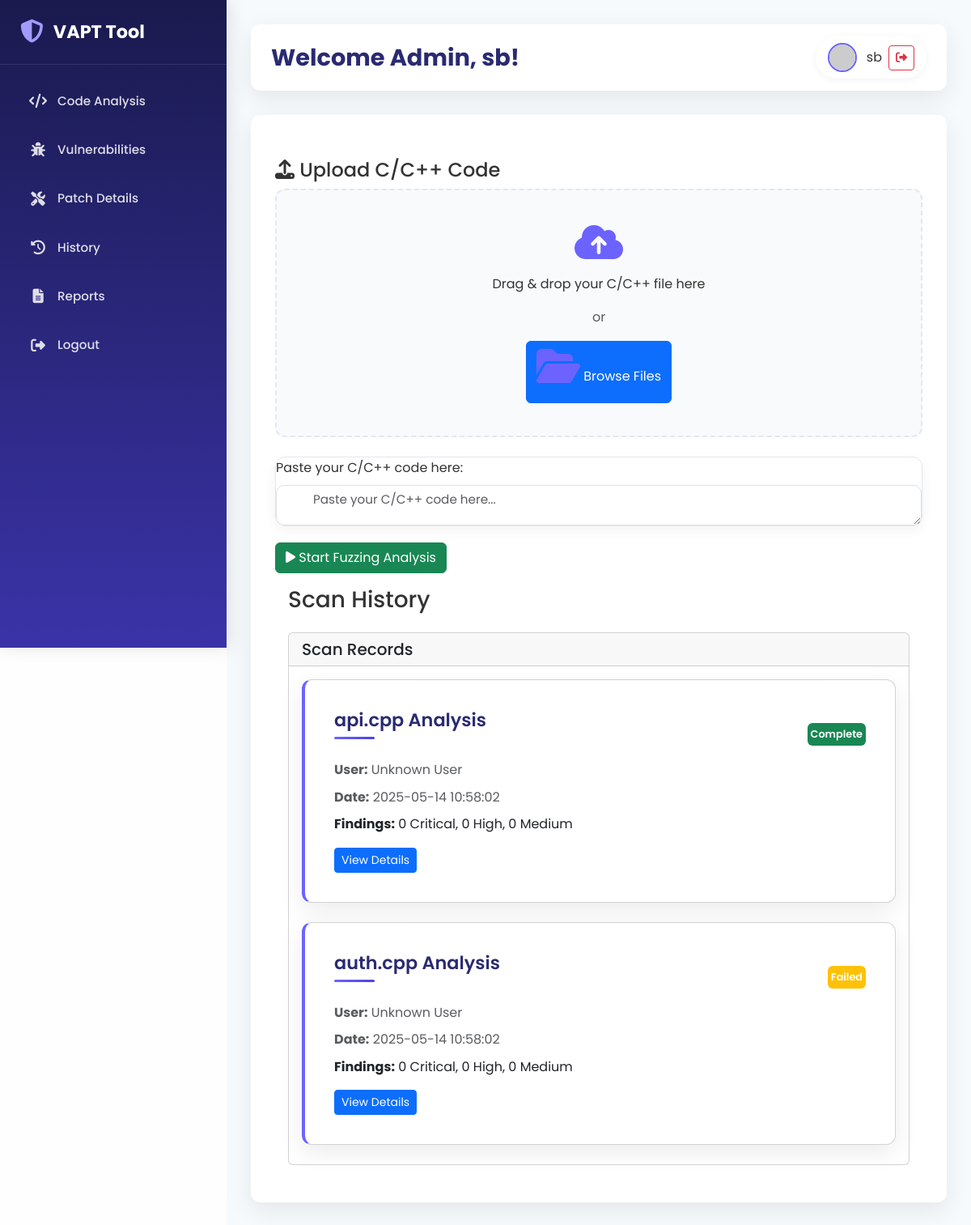
/admin-dashboard.php (signed in), run on the app's committed database.
### tables this page shows
CREATE TABLE IF NOT EXISTS `scan_history` (
  `id` int NOT NULL AUTO_INCREMENT,
  `user_id` int DEFAULT NULL,
  `filename` varchar(255) DEFAULT NULL,
  `status` varchar(50) DEFAULT NULL,
  `findings` text,
  `scan_date` datetime DEFAULT NULL,
  `created_at` datetime DEFAULT CURRENT_TIMESTAMP,
  `critical` int DEFAULT '0',
  `high` int DEFAULT '0',
  `medium` int DEFAULT '0',
  PRIMARY KEY (`id`)
);

### admin-dashboard.php (the view, shortened to what this page needs)
<?php
require 'db.php';
$user_id = $_SESSION['user_id'];
$user_role = $_SESSION['user_role'];
try {
    if ($user_role === 'admin') {
        $stmt = $pdo->prepare("SELECT * FROM scan_history ORDER BY created_at DESC");
        $stmt->execute();
    } else {
        $stmt = $pdo->prepare("SELECT * FROM scan_history WHERE user_id = ? ORDER BY created_at DESC");
        $stmt->execute([$user_id]);
    }
    $scan_results = $stmt->fetchAll(PDO::FETCH_ASSOC);
} catch (PDOException $e) {
    echo "Error fetching scan history: " . $e->getMessage();
}
?>
<!DOCTYPE html>
<html lang="en">
<head>
    <link href="https://cdn.jsdelivr.net/npm/bootstrap@5.3.0/dist/css/bootstrap.min.css" rel="stylesheet">
    <link rel="stylesheet" href="https://cdnjs.cloudflare.com/ajax/libs/font-awesome/6.4.0/css/all.min.css">
    <link rel="stylesheet" href="styles.css">
    <link rel="stylesheet" href="https://cdn.jsdelivr.net/npm/bootstrap-icons@1.12.1/font/bootstrap-icons.min.css">
</head>
<div class="sidebar">
    <div class="sidebar-header">
        <h3><i class="fas fa-shield-alt"></i> VAPT Tool</h3>
    </div>
    <ul class="nav flex-column">
        <li class="nav-item">
            <a class="nav-link sidebar-link" data-target="codeAnalysis"><i class="fas fa-code"></i> Code Analysis</a>
        </li>
        <li class="nav-item">
            <a class="nav-link sidebar-link" data-target="vulnerabilities"><i class="fas fa-bug"></i> Vulnerabilities</a>
        </li>
        <li class="nav-item">
            <a class="nav-link sidebar-link" data-target="pageDetail"><i class="fas fa-tools"></i> Patch Details</a>
        </li>
        <li class="nav-item">
            <a class="nav-link sidebar-link" data-target="history"><i class="fas fa-history"></i> History</a>
        </li>
        <li class="nav-item">
            <a class="nav-link sidebar-link" data-target="report"><i class="fas fa-file-alt"></i> Reports</a>
        </li>
        <li class="nav-item">
            <a class="nav-link" href="logout.php"><i class="fas fa-sign-out-alt"></i> Logout</a>
        </li>
    </ul>
</div>
<div class="main-content">
    <div class="header">
        <h2>Welcome Admin, <?= htmlspecialchars($_SESSION['user_name']) ?>!</h2>
        <div class="user-profile">
            <img src="https://ui-avatars.com/api/?name=<?= urlencode($_SESSION['user_name']) ?>&background=6c63ff&color=fff" alt="User">
            <span class="me-2"><?= htmlspecialchars($_SESSION['user_name']) ?></span>
            <a href="logout.php" class="btn btn-sm btn-outline-danger"><i class="fas fa-sign-out-alt"></i></a>
        </div>
    </div>
    <div id="codeAnalysis" class="dashboard-card">
        <h4 class="mt-4"><i class="fas fa-upload"></i> Upload C/C++ Code</h4>
        <div class="file-upload">
            <i class="fas fa-cloud-upload-alt fa-2x"></i>
            <p>Drag & drop your C/C++ file here</p>
            <p class="text-muted">or</p>
            <button class="btn btn-primary" onclick="document.getElementById('file-input').click();">
                <i class="fas fa-folder-open"></i> Browse Files
            </button>
        </div>
        <div class="code-editor mt-4">
            <label for="code-input" class="form-label">Paste your C/C++ code here:</label>
            <textarea id="code-input" class="form-control" placeholder="Paste your C/C++ code here..."></textarea>
        </div>
        <div class="mt-3">
            <button class="btn btn-success" id="start-fuzzing-btn">
                <i class="fas fa-play"></i> Start Fuzzing Analysis
            </button>
        </div>
<div class="page-section p-3" id="history">
    <div class="content-wrapper">
        <h1 class="h3 mb-4 text-gray-800">Scan History</h1>
        <div class="card">
            <div class="card-header">
                <h5 class="m-0 font-weight-bold">Scan Records</h5>
            </div>
            <div class="card-body p-0">
                <div class="m-3">
                    <?php if (!empty($scan_results)) : ?>
                        <?php foreach ($scan_results as $scan) :
                            $filename = htmlspecialchars($scan['filename'] ?? 'Unknown File');
                            $status = htmlspecialchars($scan['status'] ?? 'Unknown');
                            $date = htmlspecialchars($scan['created_at'] ?? 'Unknown Date');
                            $critical = (int)($scan['critical'] ?? 0);
                            $high = (int)($scan['high'] ?? 0);
                            $medium = (int)($scan['medium'] ?? 0);
                            $username = htmlspecialchars($scan['username'] ?? 'Unknown User');
                        ?>
                            <div class="card scan-card mb-4">
                                <div class="card-body">
                                    <div class="d-md-flex justify-content-between align-items-center">
                                        <h5 class="card-title"><?= $filename ?> Analysis</h5>
                                        <span class="status-badge <?= $status === 'Complete' ? 'bg-success' : 'bg-warning' ?> p-1 rounded text-white">
                                            <?= $status ?>
                                        </span>
                                    </div>
                                    <p class="text-muted mb-2"><strong>User:</strong> <?= $username ?></p>
                                    <p class="text-muted mb-2"><strong>Date:</strong> <?= $date ?></p>
                                    <p><strong>Findings:</strong> <?= $critical ?> Critical, <?= $high ?> High, <?= $medium ?> Medium</p>
                                    <a href="scan-details.php?id=<?= (int)$scan['id'] ?>" class="btn btn-sm btn-primary">View Details</a>
                                </div>
                            </div>
                        <?php endforeach; ?>
                    <?php else : ?>
                        <p class="text-muted">No scan records found.</p>
                    <?php endif; ?>
                </div>
            </div>
        </div>
    </div>
</div>
</body>
</html>

### styles.css (style rules this page uses)
:root { --primary-color: #6c63ff; --primary-light: #a29bfe; --secondary-color: #4d44db; --secondary-dark: #3a33a8; --dark-color: #2a2a72; --darker-color: #1a1a4e; --light-color: #f8f9fa; --lighter-color: #fefeff; --danger-color: #ff6b6b; --warning-color: #ffa502; --success-color: #20bf6b; --info-color: #2d98da; --sidebar-width: 280px; --border-radius: 12px; --box-shadow: 0 10px 30px rgba(0, 0, 0, 0.08); --transition: all 0.3s cubic-bezier(0.25, 0.8, 0.25, 1); }
.form-control { height: 50px; border-radius: 10px; padding-left: 45px; border: 1px solid #e0e0e0; transition: var(--transition); font-size: 0.95rem; }
.sidebar { width: var(--sidebar-width); height: 100vh; position: fixed; left: 0; top: 0; background: linear-gradient(180deg, var(--darker-color) 0%, var(--secondary-dark) 100%); color: white; padding: 25px 0; box-shadow: 4px 0 20px rgba(0, 0, 0, 0.1); z-index: 100; transition: var(--transition); }
.sidebar-header { padding: 0 25px 25px; margin-bottom: 15px; border-bottom: 1px solid rgba(255, 255, 255, 0.1); }
.sidebar-header h3 { font-weight: 700; margin-bottom: 0; display: flex; align-items: center; font-size: 1.4rem; color: white; }
.sidebar-header h3 i { margin-right: 12px; font-size: 1.8rem; color: var(--primary-light); }
.nav-link { color: rgba(255, 255, 255, 0.85); padding: 14px 25px; margin: 4px 10px; border-radius: 8px; font-weight: 500; transition: var(--transition); display: flex; align-items: center; font-size: 0.95rem; }
.nav-link i { width: 24px; text-align: center; margin-right: 12px; font-size: 1.1rem; }
.main-content { margin-left: var(--sidebar-width); padding: 30px; min-height: 100vh; background-color: #f7fafc; transition: var(--transition); }
.header { display: flex; justify-content: space-between; align-items: center; margin-bottom: 30px; padding: 10px 0; background: white; padding: 15px 25px; border-radius: var(--border-radius); box-shadow: var(--box-shadow); }
.header h2 { font-weight: 700; color: var(--dark-color); margin-bottom: 0; font-size: 1.8rem; }
.user-profile { display: flex; align-items: center; background: white; padding: 8px 15px; border-radius: 30px; box-shadow: 0 2px 10px rgba(0, 0, 0, 0.05); transition: var(--transition); cursor: pointer; }
.user-profile img { width: 36px; height: 36px; border-radius: 50%; margin-right: 12px; border: 2px solid var(--primary-color); object-fit: cover; }
.dashboard-card { background: white; border-radius: var(--border-radius); box-shadow: var(--box-shadow); padding: 30px; margin-bottom: 30px; transition: var(--transition); border: none; }
.card-title { font-weight: 600; color: var(--dark-color); margin-bottom: 25px; display: flex; align-items: center; font-size: 1.4rem; position: relative; padding-bottom: 10px; }
.card-title::after { content: ''; position: absolute; bottom: 0; left: 0; width: 50px; height: 3px; background: linear-gradient(to right, var(--primary-color), var(--secondary-color)); border-radius: 3px; }
.file-upload { border: 2px dashed #e2e8f0; border-radius: var(--border-radius); padding: 40px 20px; text-align: center; cursor: pointer; background-color: #f8fafc; margin-bottom: 20px; transition: var(--transition); }
.file-upload i { font-size: 3rem; color: var(--primary-color); margin-bottom: 15px; transition: var(--transition); }
.code-editor { border: 1px solid #e2e8f0; border-radius: var(--border-radius); overflow: hidden; margin-bottom: 20px; box-shadow: 0 5px 15px rgba(0, 0, 0, 0.05); }
.scan-card { background: white; border-radius: var(--border-radius); box-shadow: var(--box-shadow); padding: 20px; margin-bottom: 20px; transition: var(--transition); border-left: 4px solid var(--primary-color); }
.status-badge { font-size: 0.8rem; font-weight: 600; padding: 5px 12px; border-radius: 20px; }

### data on the page
scan_history: filename "api.cpp", status "Complete", username "Unknown User", created_at "2025-05-14 10:58:02", critical "0", high "0", medium "0"
scan_history: filename "auth.cpp", status "Failed", username "Unknown User", created_at "2025-05-14 10:58:02", critical "0", high "0", medium "0"

### other printed values
$_SESSION['user_name'] "sb"
